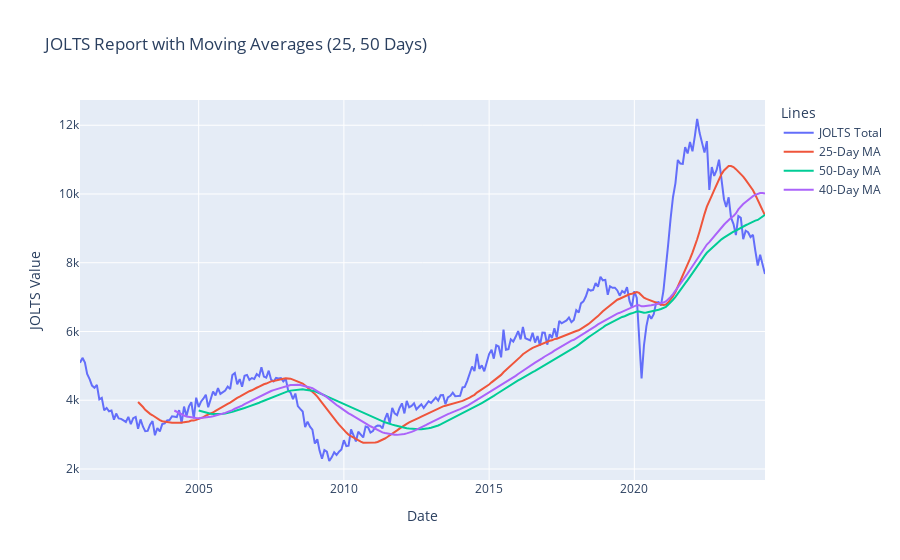

Here is the notebook cell this chart was saved with:
### Code cell
# Calculate the 25-day, 50-day, and 90-day moving averages
jolts_data['25 MA'] = jolts_data['JTSJOL'].rolling(window=25).mean()
jolts_data['50 MA'] = jolts_data['JTSJOL'].rolling(window=50).mean()
jolts_data['0 MA'] = jolts_data['JTSJOL'].rolling(window=90).mean()

# Plotly line chart showing the original JOLTS report and the moving averages
fig = go.Figure()

# Add JOLTS line
fig.add_trace(go.Scatter(x=jolts_data.index, y=jolts_data['JTSJOL'], mode='lines', name='JOLTS Total'))

# Add 25-day moving average line
fig.add_trace(go.Scatter(x=jolts_data.index, y=jolts_data['25 MA'], mode='lines', name='25-Day MA'))

# Add 50-day moving average line
fig.add_trace(go.Scatter(x=jolts_data.index, y=jolts_data['50 MA'], mode='lines', name='50-Day MA'))

# Add 40-day moving average line
fig.add_trace(go.Scatter(x=jolts_data.index, y=jolts_data['40 MA'], mode='lines', name='40-Day MA'))

# Update layout
fig.update_layout(
    title='JOLTS Report with Moving Averages (25, 50 Days)',
    xaxis_title='Date',
    yaxis_title='JOLTS Value',
    hovermode='x unified',
    legend_title='Lines'
)

# Show the figure
fig.show()

### Figure 1 — Plotly figure (JSON) as saved in the notebook; plotly's stock layout.template omitted (floating-point values rounded to 4 significant figures; data arrays with more than 128 entries replaced by an {"elided": "..."} marker saying what was removed)
{"data": [{"mode": "lines", "name": "JOLTS Total", "type": "scatter", "x": {"elided": "284 str values"}, "y": {"elided": "284 int values"}}, {"mode": "lines", "name": "25-Day MA", "type": "scatter", "x": {"elided": "284 str values"}, "y": {"elided": "284 float values"}}, {"mode": "lines", "name": "50-Day MA", "type": "scatter", "x": {"elided": "284 str values"}, "y": {"elided": "284 float values"}}, {"mode": "lines", "name": "40-Day MA", "type": "scatter", "x": {"elided": "284 str values"}, "y": {"elided": "284 float values"}}], "layout": {"hovermode": "x unified", "legend": {"title": {"text": "Lines"}}, "title": {"text": "JOLTS Report with Moving Averages (25, 50 Days)"}, "xaxis": {"title": {"text": "Date"}}, "yaxis": {"title": {"text": "JOLTS Value"}}}}
